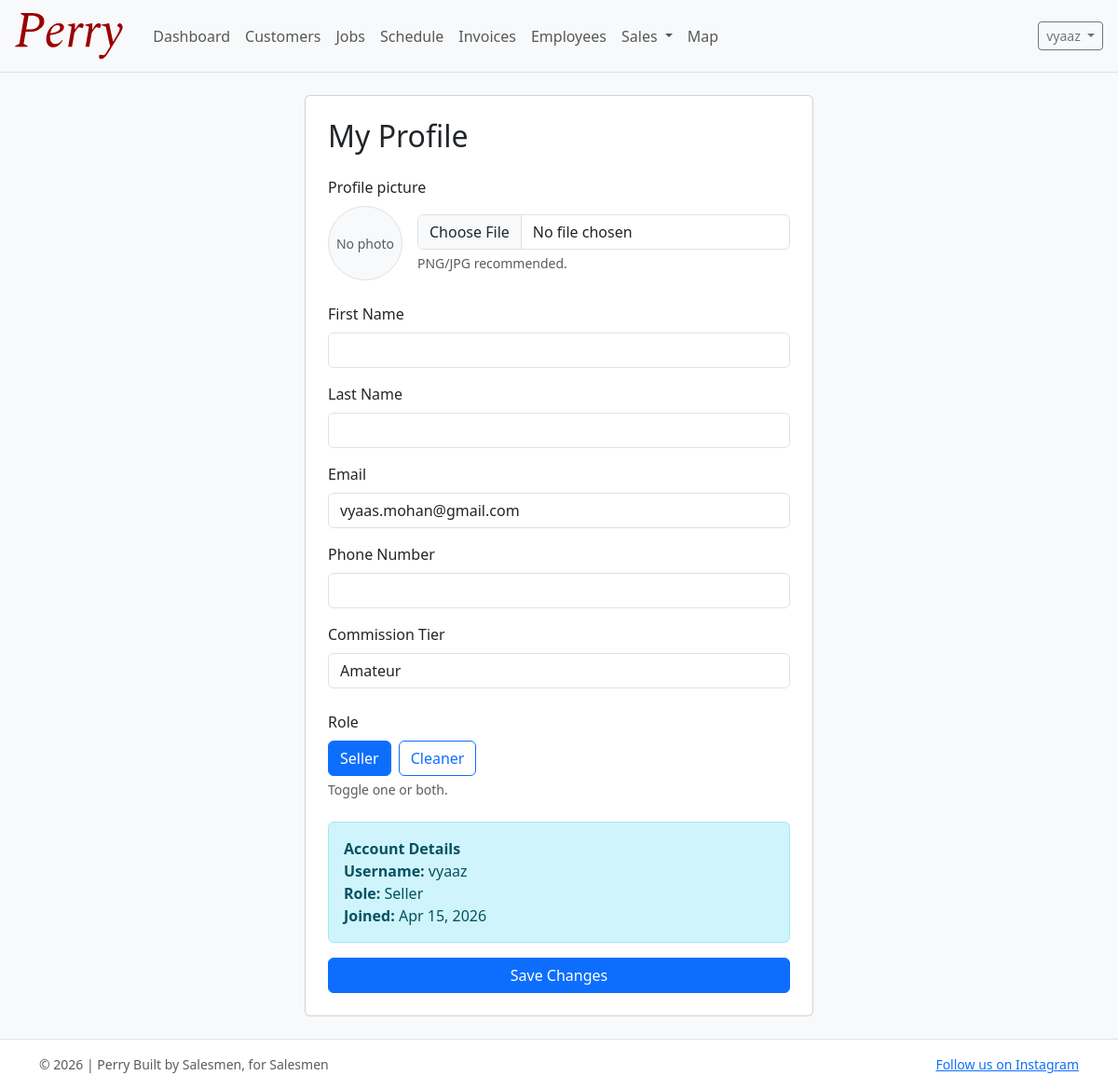
The page /accounts/profile/ (signed in) on the database its author committed.
### accounts/models.py (models this page shows, shortened)
class User(AbstractUser):
    email = models.EmailField(blank=True)
    phone_number = models.CharField(max_length=30, blank=True)
    role = models.CharField(max_length=20, choices=UserRole.choices, default=UserRole.SELLER)
    profile_image = models.ImageField(upload_to="profile_pics/", null=True, blank=True)
    commission_tier = models.CharField(
        max_length=20, choices=CommissionTier.choices, default=CommissionTier.AMATEUR
    )
    commission_override_percentage = models.DecimalField(
        max_digits=5,
        decimal_places=2,
        null=True,
        blank=True,
        help_text="If set, overrides the tier percentage (e.g. 12.5 for 12.5%).",
    )
    hire_date = models.DateField(null=True, blank=True, default=timezone.now)
    def get_full_name(self) -> str:  # type: ignore[override]
        full = f"{self.first_name} {self.last_name}".strip()
        return full or self.username

### accounts/views.py (the view)
# urls.py: path("profile/", profile_view, name="profile"),
@login_required
def profile_view(request):
    if request.method == "POST":
        form = UserProfileForm(request.POST, request.FILES, instance=request.user)
        if form.is_valid():
            form.save()
            messages.success(request, "Profile updated successfully!")
            return redirect("profile")
    else:
        form = UserProfileForm(instance=request.user)
    return render(request, "accounts/profile.html", {"form": form})

### templates/accounts/profile.html (shortened to what this page needs)
{% extends "base.html" %}
{% block content %}
<div class="row justify-content-center">
  <div class="col-md-6">
    <div class="card">
      <div class="card-body p-4">
        <h2 class="card-title mb-4">My Profile</h2>
        <form method="post" enctype="multipart/form-data" class="needs-validation">
          <div class="mb-4">
            <label class="form-label">Profile picture</label>
            <div class="d-flex align-items-center gap-3 flex-wrap">
              {% if user.profile_image %}
                <img src="{{ user.profile_image.url }}" alt="Profile picture" width="80" height="80" class="rounded-circle border object-fit-cover" />
              {% else %}
                <div class="rounded-circle border bg-light d-flex align-items-center justify-content-center" style="width:80px;height:80px;">
                  <span class="text-muted small">No photo</span>
                </div>
              {% endif %}
              <div class="flex-grow-1">
                {{ form.profile_image }}
                <div class="text-muted small mt-1">PNG/JPG recommended.</div>
              </div>
            </div>
          </div>
          <div class="mb-3">
            <label for="{{ form.first_name.id_for_label }}" class="form-label">First Name</label>
            {{ form.first_name }}
          </div>
          <div class="mb-3">
            <label for="{{ form.last_name.id_for_label }}" class="form-label">Last Name</label>
            {{ form.last_name }}
          </div>
          <div class="mb-3">
            <label for="{{ form.email.id_for_label }}" class="form-label">Email</label>
            {{ form.email }}
          </div>
          <div class="mb-3">
            <label for="{{ form.phone_number.id_for_label }}" class="form-label">Phone Number</label>
            {{ form.phone_number }}
          </div>
          <div class="mb-4">
            <label for="{{ form.commission_tier.id_for_label }}" class="form-label">Commission Tier</label>
            {{ form.commission_tier }}
          </div>
          <div class="mb-4">
            <label class="form-label d-block">Role</label>
            <div class="d-flex gap-2 flex-wrap">
              <div>
                <label class="btn btn-outline-primary" for="roleSeller">Seller</label>
              </div>
              <div>
                <label class="btn btn-outline-primary" for="roleCleaner">Cleaner</label>
              </div>
            </div>
            <div class="text-muted small mt-1">Toggle one or both.</div>
          </div>
          <div class="alert alert-info" role="alert">
            <strong>Account Details</strong><br>
            <strong>Username:</strong> {{ user.username }}<br>
            <strong>Role:</strong> {{ user.get_role_display }}<br>
            <strong>Joined:</strong> {{ user.date_joined|date:"M d, Y" }}
          </div>
          <button type="submit" class="btn btn-primary w-100">Save Changes</button>
        </form>
      </div>
    </div>
  </div>
</div>
{% endblock %}

### templates/base.html (shortened to what this page needs)
{% load static %}
<!doctype html>
<html lang="en">
  <head>
    <link
      href="https://cdn.jsdelivr.net/npm/bootstrap@5.3.3/dist/css/bootstrap.min.css"
      rel="stylesheet"
    />
  </head>
  <body class="d-flex flex-column min-vh-100 bg-light">
    <nav class="navbar navbar-expand-lg bg-body-tertiary border-bottom">
      <div class="container-fluid px-3">
        <a class="navbar-brand" href="{% url 'dashboard' %}">
          <img src="{% static 'images/PerryLogoOfficial.svg' %}" alt="Perry" height="50" class="d-inline-block align-text-top me-2" />
        </a>
        <div class="collapse navbar-collapse" id="navbarMain">
          <ul class="navbar-nav me-auto mb-2 mb-lg-0">
            <li class="nav-item">
              <a class="nav-link" href="{% url 'dashboard' %}">Dashboard</a>
            </li>
            <li class="nav-item">
              <a class="nav-link" href="{% url 'customer_list' %}">Customers</a>
            </li>
            <li class="nav-item">
              <a class="nav-link" href="{% url 'job_list' %}">Jobs</a>
            </li>
            <li class="nav-item">
              <a class="nav-link" href="{% url 'schedule_list' %}">Schedule</a>
            </li>
            <li class="nav-item">
              <a class="nav-link" href="{% url 'invoice_list' %}">Invoices</a>
            </li>
            {% if user.is_authenticated %}
              <li class="nav-item">
                <a class="nav-link" href="{% url 'employees_list' %}">Employees</a>
              </li>
            {% endif %}
            {% if user.is_authenticated %}
              <li class="nav-item dropdown">
                <a class="nav-link dropdown-toggle" href="#" role="button" data-bs-toggle="dropdown" aria-expanded="false">
                  Sales
                </a>
              </li>
            {% endif %}
            <li class="nav-item">
              <a class="nav-link" href="{% url 'map' %}">Map</a>
            </li>
          </ul>
          <div class="d-flex gap-2">
            {% if user.is_authenticated %}
              <div class="dropdown">
                <button class="btn btn-outline-secondary btn-sm dropdown-toggle" data-bs-toggle="dropdown">
                  {{ user.get_full_name|default:user.username }}
                </button>
              </div>
            {% else %}
              <a class="btn btn-outline-secondary btn-sm" href="{% url 'register' %}">Sign Up</a>
              <a class="btn btn-primary btn-sm" href="{% url 'login' %}">Login</a>
            {% endif %}
          </div>
        </div>
      </div>
    </nav>
    <main class="flex-grow-1">
      <div class="container py-4">
        {% block content %}{% endblock %}
      </div>
    </main>
    <footer class="border-top bg-white">
      <div class="container py-3 small text-muted d-flex justify-content-between gap-3 flex-wrap">
        <span>&copy; {% now "Y" %} | Perry Built by Salesmen, for Salesmen</span>
        <span><a href="https://www.instagram.com/collegiatecleanersllc" target="_blank">Follow us on Instagram</a></span>
      </div>
    </footer>
  </body>
</html>

### rows shown on the page
User: get_full_name "vyaaz", email "vyaas.mohan@gmail.com", commission_tier "Amateur", username "vyaaz", role "Seller", date_joined "Apr 15, 2026"
